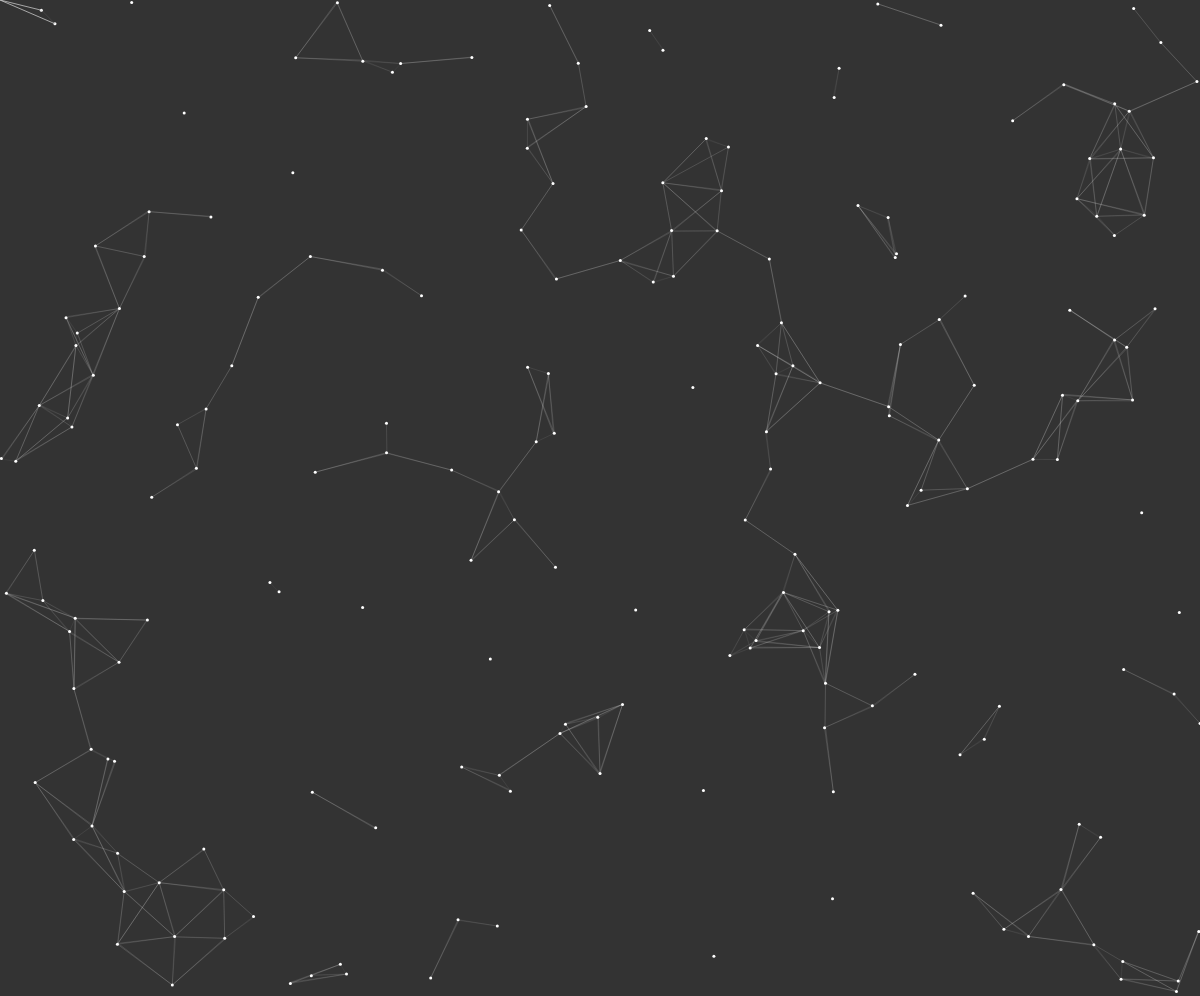
Frame 1 (no input)
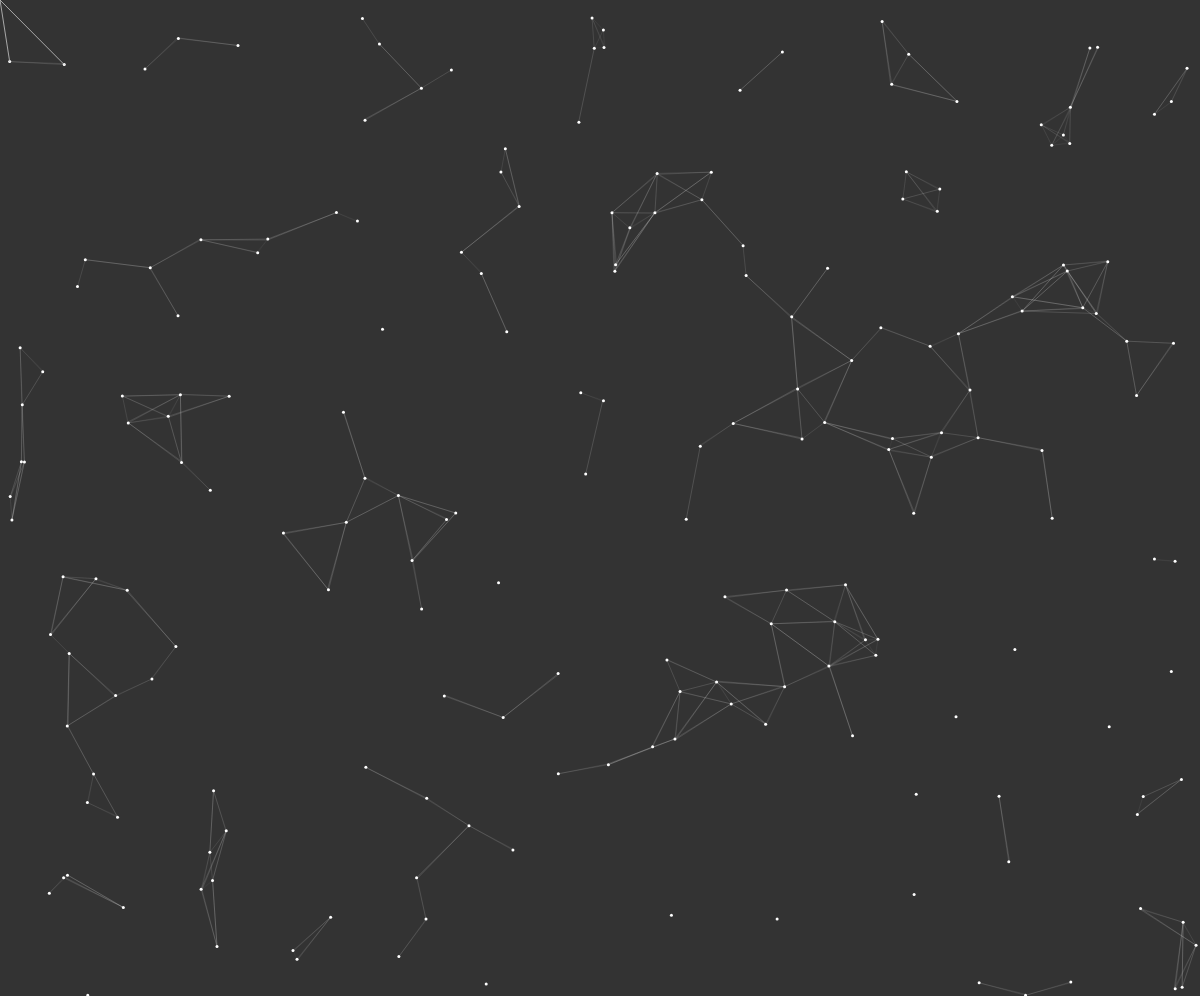
Frame 60 (no input)
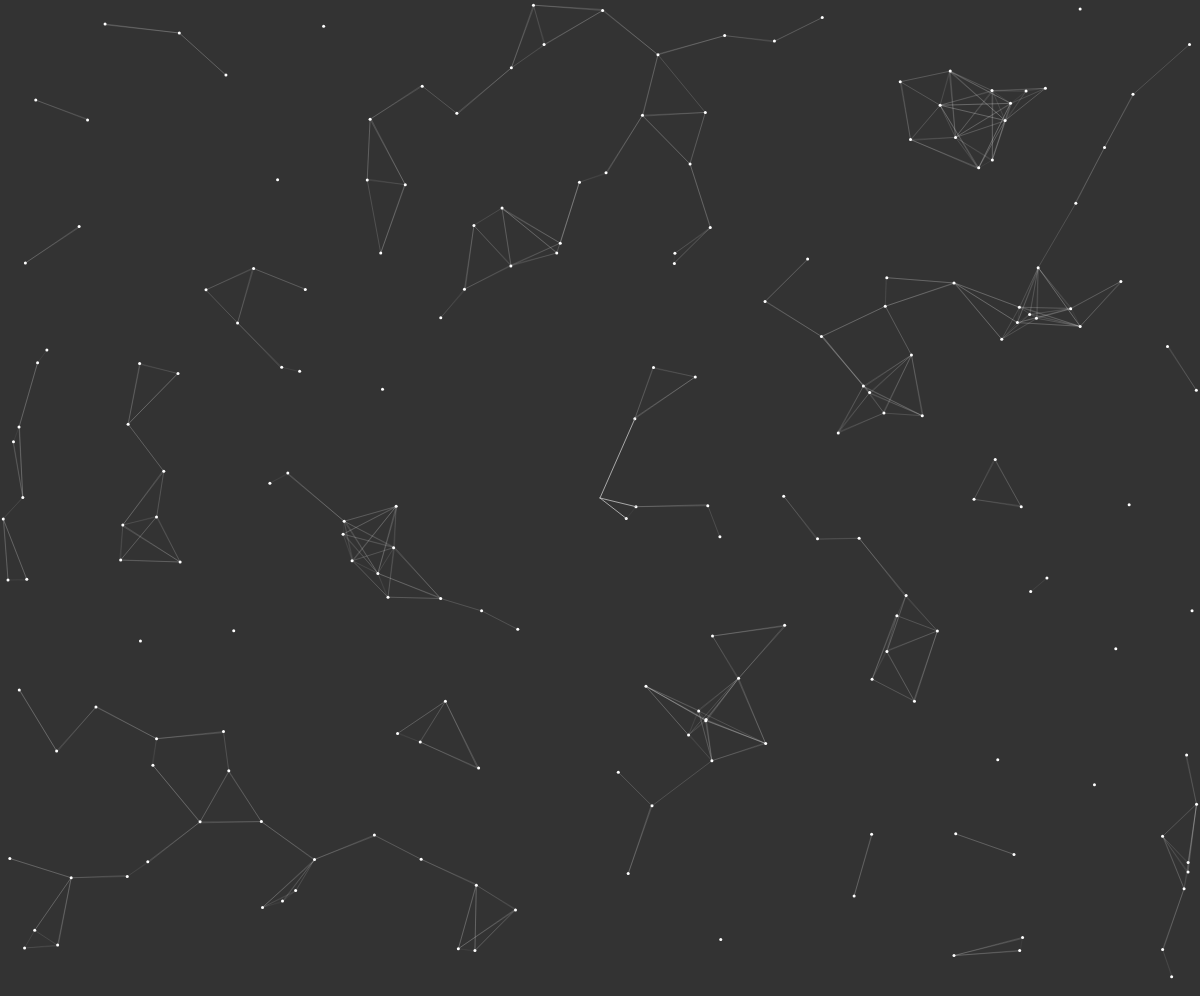
Frame 120 (the mouse pressed at the canvas centre since frame 60)

The p5.js sketch that drew these frames (run headless with seeded random() and noise() and a simulated clock; from frame 60 on, the mouse is pressed at the canvas centre):

// p5.js sketch
// ── sketch.js
var dots = [];

function setup() {
    createCanvas(window.innerWidth, window.innerHeight - 4); // no scroll bar
    for (var i = 0; i < 200; i++) {
        dots.push(new Dot());
    }
}

function draw() {
    background(51);

    for (var i = 0; i < dots.length; i++) {
        dots[i].update();
        dots[i].show();

        for (var j = 0; j < dots.length; j++) {
            if (dots[i] !== dots[j]) {
                var d = dist(
                    dots[i].pos.x,
                    dots[i].pos.y,
                    dots[j].pos.x,
                    dots[j].pos.y
                );
                if (d < 75) {
                    stroke(255, d * 0.5);
                    line(
                        dots[i].pos.x,
                        dots[i].pos.y,
                        dots[j].pos.x,
                        dots[j].pos.y
                    );
                }
            }
        }

        var d = dist(mouseX, mouseY, dots[i].pos.x, dots[i].pos.y);
        if (d < 100) {
            stroke(200, 200);
            line(mouseX, mouseY, dots[i].pos.x, dots[i].pos.y);
        }
    }
}

function Dot() {
    this.pos = createVector(random(width), random(height));
    this.vel = p5.Vector.random2D();

    this.update = function() {
        if (this.pos.x < 0 || this.pos.x > width) {
            this.vel.x = -this.vel.x;
        }
        if (this.pos.y < 0 || this.pos.y > height) {
            this.vel.y = -this.vel.y;
        }
        this.pos.add(this.vel);
    };

    this.show = function() {
        fill(255);
        noStroke();
        ellipse(this.pos.x, this.pos.y, 3, 3);
    };
}
